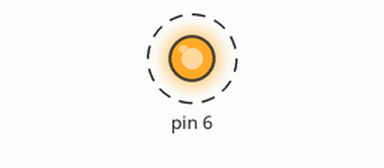
Bench run of a sketch on a simulated Arduino Uno, built with avr-gcc and run on an emulated ATmega328P. On the bench: output pins drawn as LEDs (lit = HIGH). Dashed ring = blinking.

Above: at 0.5 s.
Timing chart, 0 to 4.6 s (numbered marks = the images above):
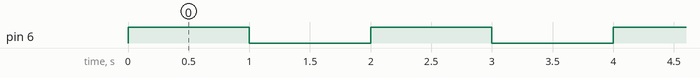

The sketch:

Example1.ino
```cpp
#include<avr/io.h>
#include<util/delay.h>

int main(){
  DDRD = 0x40;
  PORTD = 0x40;
  while(1){
    _delay_ms(1000);
    PORTD ^= (1 << PD6);
  }
}
```

Measured:
- by itself, pin 6: alternates HIGH for 1.0 s and LOW for 1.0 s
